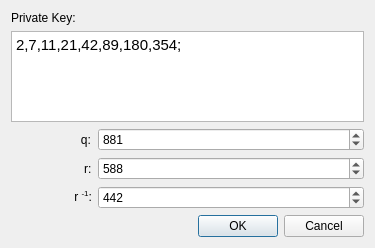
<?xml version="1.0" encoding="UTF-8"?>
<ui version="4.0">
 <class>AsynKeyDialog</class>
 <widget class="QDialog" name="AsynKeyDialog">
  <property name="geometry">
   <rect>
    <x>0</x>
    <y>0</y>
    <width>375</width>
    <height>248</height>
   </rect>
  </property>
  <property name="windowTitle">
   <string>Dialog</string>
  </property>
  <layout class="QGridLayout" name="gridLayout">
   <item row="5" column="1">
    <widget class="QDialogButtonBox" name="buttonBox">
     <property name="standardButtons">
      <set>QDialogButtonBox::Cancel|QDialogButtonBox::Ok</set>
     </property>
    </widget>
   </item>
   <item row="3" column="1">
    <widget class="QSpinBox" name="r_spinBox">
     <property name="maximum">
      <number>1000000</number>
     </property>
     <property name="value">
      <number>588</number>
     </property>
    </widget>
   </item>
   <item row="4" column="1">
    <widget class="QSpinBox" name="mult_rev_r_spinBox">
     <property name="maximum">
      <number>1000000</number>
     </property>
     <property name="value">
      <number>442</number>
     </property>
    </widget>
   </item>
   <item row="0" column="0">
    <widget class="QLabel" name="label">
     <property name="text">
      <string>Private Key:</string>
     </property>
    </widget>
   </item>
   <item row="1" column="0" colspan="2">
    <widget class="QTextEdit" name="private_key_textEdit">
     <property name="html">
      <string>&lt;!DOCTYPE HTML PUBLIC &quot;-//W3C//DTD HTML 4.0//EN&quot; &quot;http://www.w3.org/TR/REC-html40/strict.dtd&quot;&gt;
&lt;html&gt;&lt;head&gt;&lt;meta name=&quot;qrichtext&quot; content=&quot;1&quot; /&gt;&lt;style type=&quot;text/css&quot;&gt;
p, li { white-space: pre-wrap; }
&lt;/style&gt;&lt;/head&gt;&lt;body style=&quot; font-family:'Ubuntu'; font-size:11pt; font-weight:400; font-style:normal;&quot;&gt;
&lt;p style=&quot; margin-top:0px; margin-bottom:0px; margin-left:0px; margin-right:0px; -qt-block-indent:0; text-indent:0px;&quot;&gt;&lt;span style=&quot; color:#000000;&quot;&gt;2,7,11,21,42,89,180,354;&lt;/span&gt;&lt;/p&gt;&lt;/body&gt;&lt;/html&gt;</string>
     </property>
    </widget>
   </item>
   <item row="2" column="1">
    <widget class="QSpinBox" name="q_spinBox">
     <property name="maximum">
      <number>1000000</number>
     </property>
     <property name="singleStep">
      <number>1</number>
     </property>
     <property name="value">
      <number>881</number>
     </property>
    </widget>
   </item>
   <item row="2" column="0">
    <widget class="QLabel" name="label_2">
     <property name="text">
      <string>                     q:</string>
     </property>
    </widget>
   </item>
   <item row="3" column="0">
    <widget class="QLabel" name="label_3">
     <property name="text">
      <string>                      r:</string>
     </property>
    </widget>
   </item>
   <item row="4" column="0">
    <widget class="QLabel" name="label_4">
     <property name="text">
      <string>&lt;html&gt;&lt;head/&gt;&lt;body&gt;&lt;p align=&quot;right&quot;&gt;                 r &lt;span style=&quot; vertical-align:super;&quot;&gt;-1&lt;/span&gt;:&lt;/p&gt;&lt;/body&gt;&lt;/html&gt;</string>
     </property>
    </widget>
   </item>
  </layout>
 </widget>
 <resources/>
 <connections/>
</ui>
